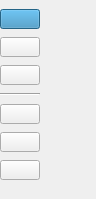
<?xml version="1.0" encoding="UTF-8"?>
<ui version="4.0">
 <class>Form</class>
 <widget class="QWidget" name="Form">
  <property name="geometry">
   <rect>
    <x>0</x>
    <y>0</y>
    <width>96</width>
    <height>199</height>
   </rect>
  </property>
  <property name="font">
   <font>
    <weight>50</weight>
    <bold>false</bold>
   </font>
  </property>
  <property name="windowTitle">
   <string>Form</string>
  </property>
  <layout class="QHBoxLayout" name="horizontalLayout">
   <property name="spacing">
    <number>0</number>
   </property>
   <property name="margin">
    <number>0</number>
   </property>
   <item>
    <widget class="QWidget" name="wgMenu" native="true">
     <property name="maximumSize">
      <size>
       <width>16777215</width>
       <height>16777215</height>
      </size>
     </property>
     <layout class="QHBoxLayout" name="horizontalLayout_8" stretch="0,0,0">
      <property name="spacing">
       <number>10</number>
      </property>
      <property name="sizeConstraint">
       <enum>QLayout::SetDefaultConstraint</enum>
      </property>
      <property name="leftMargin">
       <number>0</number>
      </property>
      <property name="rightMargin">
       <number>0</number>
      </property>
      <item>
       <layout class="QVBoxLayout" name="layMenu01">
        <property name="spacing">
         <number>8</number>
        </property>
        <property name="leftMargin">
         <number>0</number>
        </property>
        <property name="rightMargin">
         <number>0</number>
        </property>
        <item>
         <widget class="QPushButton" name="btnMenu01_item01">
          <property name="minimumSize">
           <size>
            <width>40</width>
            <height>20</height>
           </size>
          </property>
          <property name="maximumSize">
           <size>
            <width>16777215</width>
            <height>16777215</height>
           </size>
          </property>
          <property name="toolTip">
           <string>config</string>
          </property>
          <property name="layoutDirection">
           <enum>Qt::LeftToRight</enum>
          </property>
          <property name="styleSheet">
           <string notr="true">background-color: rgb(51, 140, 188);</string>
          </property>
          <property name="text">
           <string/>
          </property>
          <property name="icon">
           <iconset resource="../../../img/img.qrc">
            <normaloff>:/btn/btn/btn_write.png</normaloff>:/btn/btn/btn_write.png</iconset>
          </property>
         </widget>
        </item>
        <item>
         <widget class="QPushButton" name="btnMenu01_item02">
          <property name="minimumSize">
           <size>
            <width>20</width>
            <height>20</height>
           </size>
          </property>
          <property name="maximumSize">
           <size>
            <width>16777215</width>
            <height>16777215</height>
           </size>
          </property>
          <property name="toolTip">
           <string>path</string>
          </property>
          <property name="text">
           <string/>
          </property>
          <property name="icon">
           <iconset resource="../../../img/img.qrc">
            <normaloff>:/btn/btn/btn_arrow_on.png</normaloff>:/btn/btn/btn_arrow_on.png</iconset>
          </property>
         </widget>
        </item>
        <item>
         <widget class="QPushButton" name="btnMenu01_item03">
          <property name="minimumSize">
           <size>
            <width>20</width>
            <height>20</height>
           </size>
          </property>
          <property name="maximumSize">
           <size>
            <width>16777215</width>
            <height>16777215</height>
           </size>
          </property>
          <property name="toolTip">
           <string>pipeline</string>
          </property>
          <property name="text">
           <string/>
          </property>
          <property name="icon">
           <iconset resource="../../../img/img.qrc">
            <normaloff>:/btn/btn/btn_file.png</normaloff>:/btn/btn/btn_file.png</iconset>
          </property>
         </widget>
        </item>
        <item>
         <widget class="Line" name="btnMenu01_line01">
          <property name="orientation">
           <enum>Qt::Horizontal</enum>
          </property>
         </widget>
        </item>
        <item>
         <widget class="QPushButton" name="btnMenu01_item04">
          <property name="minimumSize">
           <size>
            <width>20</width>
            <height>20</height>
           </size>
          </property>
          <property name="maximumSize">
           <size>
            <width>16777215</width>
            <height>16777215</height>
           </size>
          </property>
          <property name="toolTip">
           <string>log</string>
          </property>
          <property name="text">
           <string/>
          </property>
          <property name="icon">
           <iconset resource="../../../img/img.qrc">
            <normaloff>:/btn/btn/btn_log.png</normaloff>:/btn/btn/btn_log.png</iconset>
          </property>
         </widget>
        </item>
        <item>
         <widget class="QPushButton" name="btnMenu01_item05">
          <property name="minimumSize">
           <size>
            <width>20</width>
            <height>20</height>
           </size>
          </property>
          <property name="maximumSize">
           <size>
            <width>16777215</width>
            <height>16777215</height>
           </size>
          </property>
          <property name="toolTip">
           <string>report</string>
          </property>
          <property name="text">
           <string/>
          </property>
          <property name="icon">
           <iconset resource="../../../img/img.qrc">
            <normaloff>:/btn/btn/btn_inbox_empty.png</normaloff>:/btn/btn/btn_inbox_empty.png</iconset>
          </property>
         </widget>
        </item>
        <item>
         <widget class="QPushButton" name="btnMenu01_item06">
          <property name="minimumSize">
           <size>
            <width>20</width>
            <height>20</height>
           </size>
          </property>
          <property name="maximumSize">
           <size>
            <width>16777215</width>
            <height>16777215</height>
           </size>
          </property>
          <property name="toolTip">
           <string>user</string>
          </property>
          <property name="text">
           <string/>
          </property>
          <property name="icon">
           <iconset resource="../../../img/img.qrc">
            <normaloff>:/user/user/default.png</normaloff>:/user/user/default.png</iconset>
          </property>
         </widget>
        </item>
        <item>
         <spacer name="verticalSpacer_4">
          <property name="orientation">
           <enum>Qt::Vertical</enum>
          </property>
          <property name="sizeType">
           <enum>QSizePolicy::Expanding</enum>
          </property>
          <property name="sizeHint" stdset="0">
           <size>
            <width>20</width>
            <height>20</height>
           </size>
          </property>
         </spacer>
        </item>
       </layout>
      </item>
      <item>
       <layout class="QVBoxLayout" name="verticalLayout">
        <property name="spacing">
         <number>10</number>
        </property>
        <property name="topMargin">
         <number>4</number>
        </property>
        <property name="rightMargin">
         <number>0</number>
        </property>
        <item>
         <layout class="QVBoxLayout" name="layMenu02">
          <property name="spacing">
           <number>12</number>
          </property>
          <property name="topMargin">
           <number>0</number>
          </property>
         </layout>
        </item>
        <item>
         <spacer name="verticalSpacer">
          <property name="orientation">
           <enum>Qt::Vertical</enum>
          </property>
          <property name="sizeHint" stdset="0">
           <size>
            <width>20</width>
            <height>40</height>
           </size>
          </property>
         </spacer>
        </item>
       </layout>
      </item>
      <item>
       <widget class="QWidget" name="wgContent" native="true">
        <layout class="QVBoxLayout" name="layContent"/>
       </widget>
      </item>
     </layout>
    </widget>
   </item>
  </layout>
 </widget>
 <resources>
  <include location="../../../img/img.qrc"/>
 </resources>
 <connections/>
</ui>
